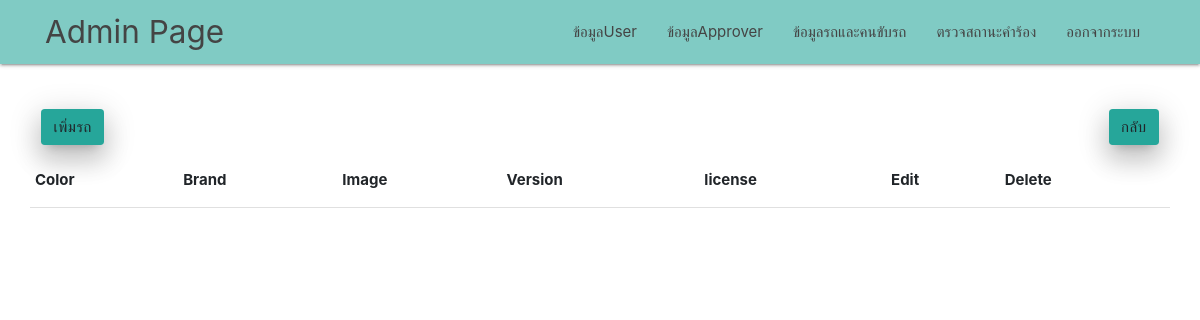
The page /admin/show_car.php (signed in) on the database as committed earlier.
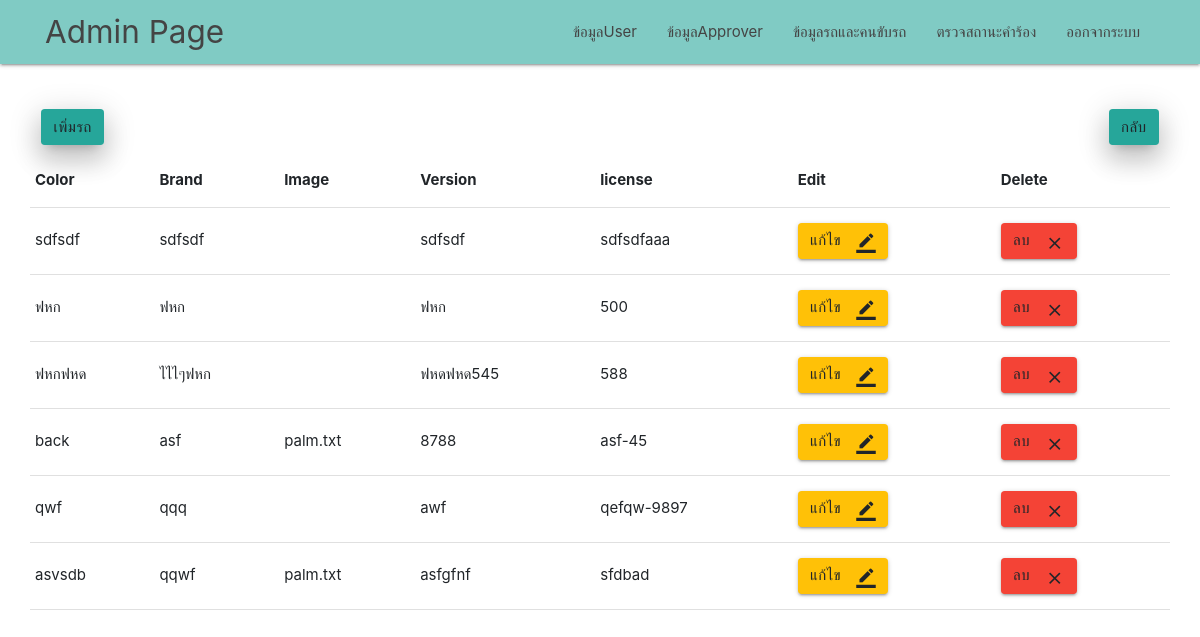
The same page on the database as committed later.
### tables this page shows
CREATE TABLE `car` (
  `id` int(11) NOT NULL,
  `driver_id` int(11) DEFAULT NULL,
  `color` text NOT NULL,
  `brand` text NOT NULL,
  `image` text NOT NULL,
  `version` text NOT NULL,
  `license` text NOT NULL
);

### admin/show_car.php (the view, shortened to what this page needs)
<?php
require './../server.php';
$sql = "SELECT color,brand,image,version,license FROM car";
$result = mysqli_query($connect, $sql);
?>
<!DOCTYPE html>
<html lang="en">
<head>
    <link href="../css/materialize.css" type="text/css" rel="stylesheet" media="screen,projection" />
    <link href="../css/style.css" type="text/css" rel="stylesheet" media="screen,projection" />
    <link rel="stylesheet" href="https://stackpath.bootstrapcdn.com/bootstrap/4.3.1/css/bootstrap.min.css">
</head>
<body>
    <nav class="teal lighten-3" role="navigation">
        <div class="nav-wrapper container">
            <a id="logo-container" href="admin_page.php" class="brand-logo">Admin Page</a>
            <ul class="right hide-on-med-and-down">
                <li><a href="show_user.php">ข้อมูลUser</a></li>
                <li><a href="show_approver.php">ข้อมูลApprover</a></li>
                <li><a href="show_driver_car.php">ข้อมูลรถและคนขับรถ</a></li>
                <li><a href="#">ตรวจสถานะคำร้อง</a></li>
                <li><a href="../login.php">ออกจากระบบ</a></li>
            </ul>
        </div>
    </nav>
    <div class="container">
        <div class="row">
            <div class="col 6">
                <br><br>
                <div style="text-align:left">
                <a href="add_car.php" class="btn waves-effect waves-light teal lighten-1 z-depth-4">เพิ่มรถ</a>
                </div>
            </div>
            <div class="col 6">
                <br><br>
                <div style="text-align:right">
                    <a href="admin_page.php" class="btn waves-effect waves-light teal lighten-1 z-depth-4">กลับ</a>
                </div>
            </div>
            <br><br><br><br>
            <table class="responsive-table">
                <thead>
                    <tr>
                        <th>Color</th>
                        <th>Brand</th>
                        <th>Image</th>
                        <th>Version</th>
                        <th>license</th>
                        <th>Edit</th>
                        <th>Delete</th>
                    </tr>
                </thead>
                <tbody>
                    <?php while ($row = mysqli_fetch_array($result)) {  ?>
                        <tr>
                            <td><?php echo $row['color'] ?></td>
                            <td><?php echo $row['brand'] ?></td>
                            <td><?php echo $row['image'] ?></td>
                            <td><?php echo $row['version'] ?></td>
                            <td><?php echo $row['license'] ?></td>
                            <td>
                            <a href="edit_car.php?user=<?php echo base64_encode($row['license']) ?>&?!@#^!=<?php echo base64_encode("ASFEBHRWHRYNRaefgqwm98456") ?>">
                                    <button type="submit" class="btn amber darken-4-effect amber darken-4-light">แก้ไข
                                        <i class="material-icons right">border_color</i>
                                    </button>
                                </a>
                            </td>
                            <td>
                                <a>
                                    <button id="lob" type="submit" form="ee" class="btn red accent-4-effect red accent-4-light">ลบ
                                        <i class="material-icons right">close</i>
                                    </button>
                                </a>
                            </td>
                        </tr>
                    <?php } ?>
                </tbody>
            </table>
        </div>
    </div>
</body>
</html>

Rows that differ between the two databases and show on the page:
added car: color "sdfsdf", brand "sdfsdf", version "sdfsdf", license "sdfsdfaaa"
added car: color "ฟหก", brand "ฟหก", version "ฟหก", license "500"
added car: color "ฟหกฟหด", brand "ไไไๆฟหก", version "ฟหดฟหด545", license "588"
added car: color "back", brand "asf", image "palm.txt", version "8788", license "asf-45"
added car: color "qwf", brand "qqq", version "awf", license "qefqw-9897"
added car: color "asvsdb", brand "qqwf", image "palm.txt", version "asfgfnf", license "sfdbad"
